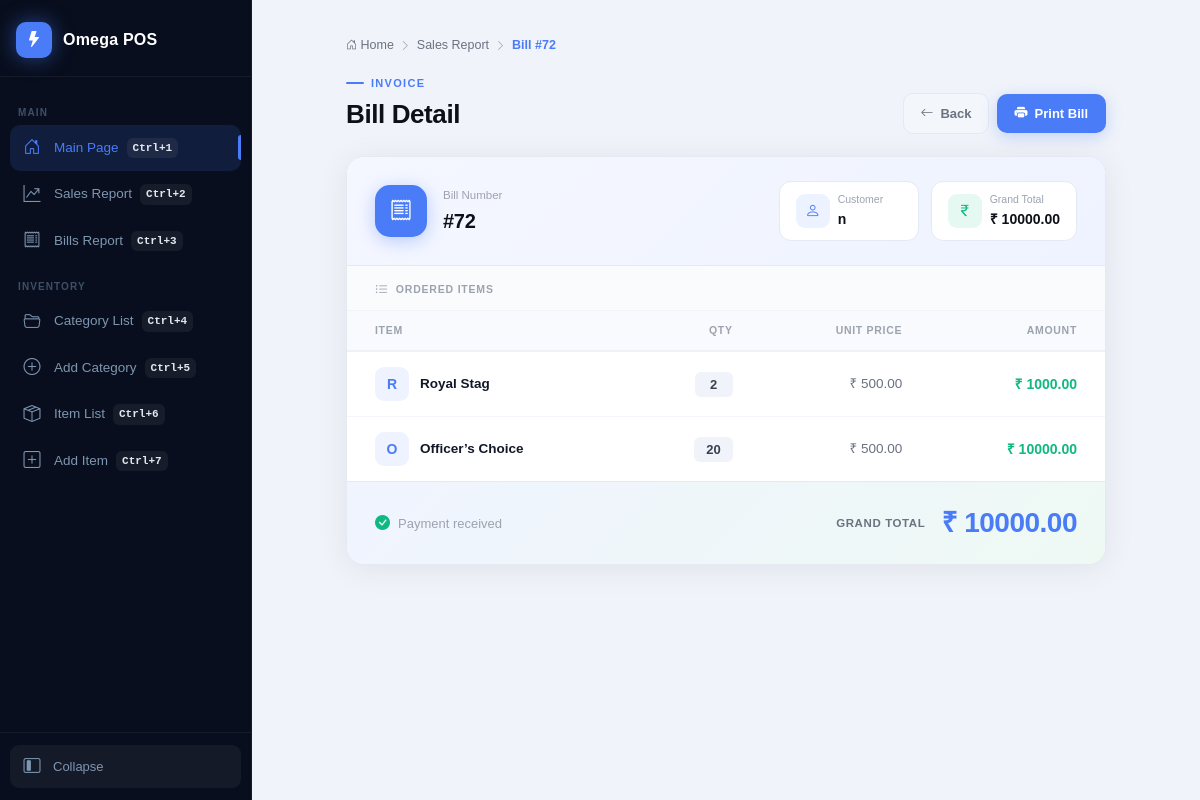
/bill-detail/72/, run on an earlier commit of the app's database.
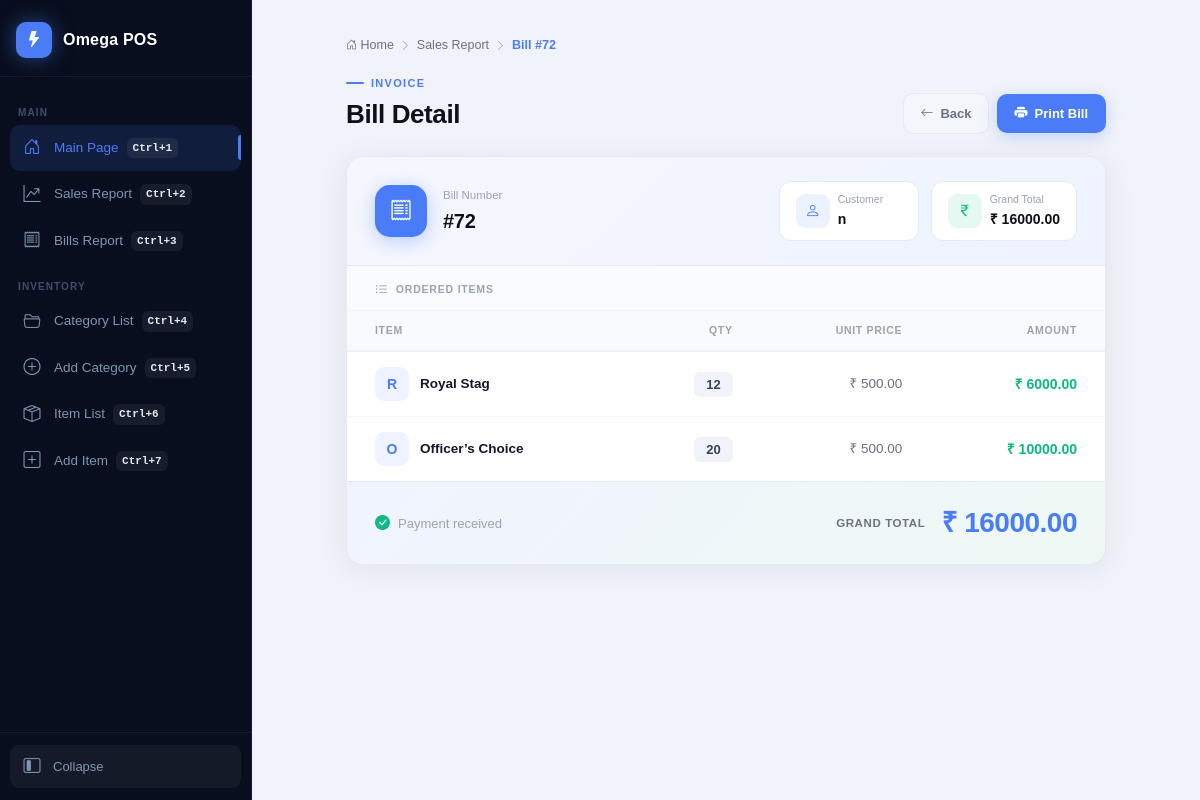
And on a later commit of the database.
### billing/models.py (models this page shows, shortened)
class Bill(models.Model):
    customer_name = models.CharField(
        max_length=100,
        blank=True,
        null=True
    )
    total = models.DecimalField(
        max_digits=12,
        decimal_places=2
    )
    shift = models.CharField(
        max_length=10
    )
    created_at = models.DateTimeField(
        auto_now_add=True
    )
    is_edited = models.BooleanField(
        default=False
    )
    edited_at = models.DateTimeField(
        null=True,
        blank=True
    )

class Item(models.Model):
    name = models.CharField(max_length=100)
    category = models.ForeignKey(
        Category,
        on_delete=models.CASCADE,
        null=True,
        blank=True
    )
    price1 = models.DecimalField(
        max_digits=10,
        decimal_places=2,
        default=0
    )
    price2 = models.DecimalField(
        max_digits=10,
        decimal_places=2,
        default=0
    )
    price3 = models.DecimalField(
        max_digits=10,
        decimal_places=2,
        default=0
    )

class BillItem(models.Model):
    bill = models.ForeignKey(
        Bill,
        on_delete=models.CASCADE
    )
    item = models.ForeignKey(
        Item,
        on_delete=models.CASCADE
    )
    price = models.DecimalField(
        max_digits=10,
        decimal_places=2,
        default=0
    )
    qty = models.IntegerField()

### billing/views.py (the view)
def bill_detail(request, bill_id):
    bill = get_object_or_404(
        Bill,
        id=bill_id
    )
    items = BillItem.objects.filter(
        bill=bill
    ).select_related("item")
    items_data = []
    for i in items:
        items_data.append({
            "item": i.item.name,
            "qty": i.qty,
            "price": i.price,
            "amount": i.qty * i.price
        })
    return render(
        request,
        "bill_detail.html",
        {
            "bill": bill,
            "items": items_data
        }
    )

### billing/templates/bill_detail.html (shortened to what this page needs)
{% extends 'layouts/base.html' %}
{% block content %}
<div class="bill-wrap">
    <div class="pro-breadcrumb">
        <a href="{% url 'pos' %}"><i class="bi bi-house-door"></i> Home</a>
        <i class="bi bi-chevron-right"></i>
        <a href="{% url 'sales_report_page' %}">Sales Report</a>
        <i class="bi bi-chevron-right"></i>
        <span class="current">Bill #{{ bill.id }}</span>
    </div>
    <div class="bill-page-header">
        <div>
            <div class="bill-eyebrow">Invoice</div>
            <div class="bill-title">Bill Detail</div>
        </div>
        <div class="header-actions">
            <a href="{% url 'sales_report_page' %}" class="btn-back">
                <i class="bi bi-arrow-left"></i> Back
            </a>
            <button class="btn-print" onclick="window.print()">
                <i class="bi bi-printer-fill"></i> Print Bill
            </button>
        </div>
    </div>
    <div class="bill-card">
        <div class="bill-card-top">
            <div class="bill-id-block">
                <div class="bill-icon">
                    <i class="bi bi-receipt"></i>
                </div>
                <div class="bill-id-text">
                    <div class="bill-id-label">Bill Number</div>
                    <div class="bill-id-number">#{{ bill.id }}</div>
                </div>
            </div>
            <div class="bill-meta">
                <div class="meta-chip">
                    <div class="meta-chip-icon blue">
                        <i class="bi bi-person"></i>
                    </div>
                    <div class="meta-chip-info">
                        <div class="meta-chip-label">Customer</div>
                        <div class="meta-chip-value">{{ bill.customer_name }}</div>
                    </div>
                </div>
                <div class="meta-chip">
                    <div class="meta-chip-icon green">
                        <i class="bi bi-currency-rupee"></i>
                    </div>
                    <div class="meta-chip-info">
                        <div class="meta-chip-label">Grand Total</div>
                        <div class="meta-chip-value">₹ {{ bill.total }}</div>
                    </div>
                </div>
            </div>
        </div>
        <div class="bill-table-section">
            <div class="section-label">
                <i class="bi bi-list-ul"></i> Ordered Items
            </div>
            <div style="overflow-x:auto;">
                <table class="bill-detail-table">
                    <thead>
                        <tr>
                            <th>Item</th>
                            <th>Qty</th>
                            <th>Unit Price</th>
                            <th>Amount</th>
                        </tr>
                    </thead>
                    <tbody>
                        {% for i in items %}
                        <tr>
                            <td>
                                <div class="item-name-cell">
                                    <div class="item-avatar">{{ i.item|first|upper }}</div>
                                    <span class="item-name">{{ i.item }}</span>
                                </div>
                            </td>
                            <td><span class="qty-pill">{{ i.qty }}</span></td>
                            <td><span class="price-val">₹ {{ i.price }}</span></td>
                            <td><span class="amount-val">₹ {{ i.amount }}</span></td>
                        </tr>
                        {% endfor %}
                    </tbody>
                </table>
            </div>
        </div>
        <div class="bill-footer">
            <div class="footer-note">
                <i class="bi bi-check-circle-fill" style="color:#10b981;"></i>
                Payment received
            </div>
            <div class="grand-total-block">
                <span class="grand-total-label">Grand Total</span>
                <span class="grand-total-value">₹ {{ bill.total }}</span>
            </div>
        </div>
    </div>
</div>
{% endblock %}

What changed in the data, as far as the page shows it:
changed Bill id 72: total "10000.00" → "16000.00"
Also different on the page:
new list line: "R Royal Stag"
new list line: "12 ₹ ₹ 6000.00"
new list line: "500.00"
list line gone: "R Royal Stag"
list line gone: "2 ₹ ₹ 1000.00"
list line gone: "500.00"
